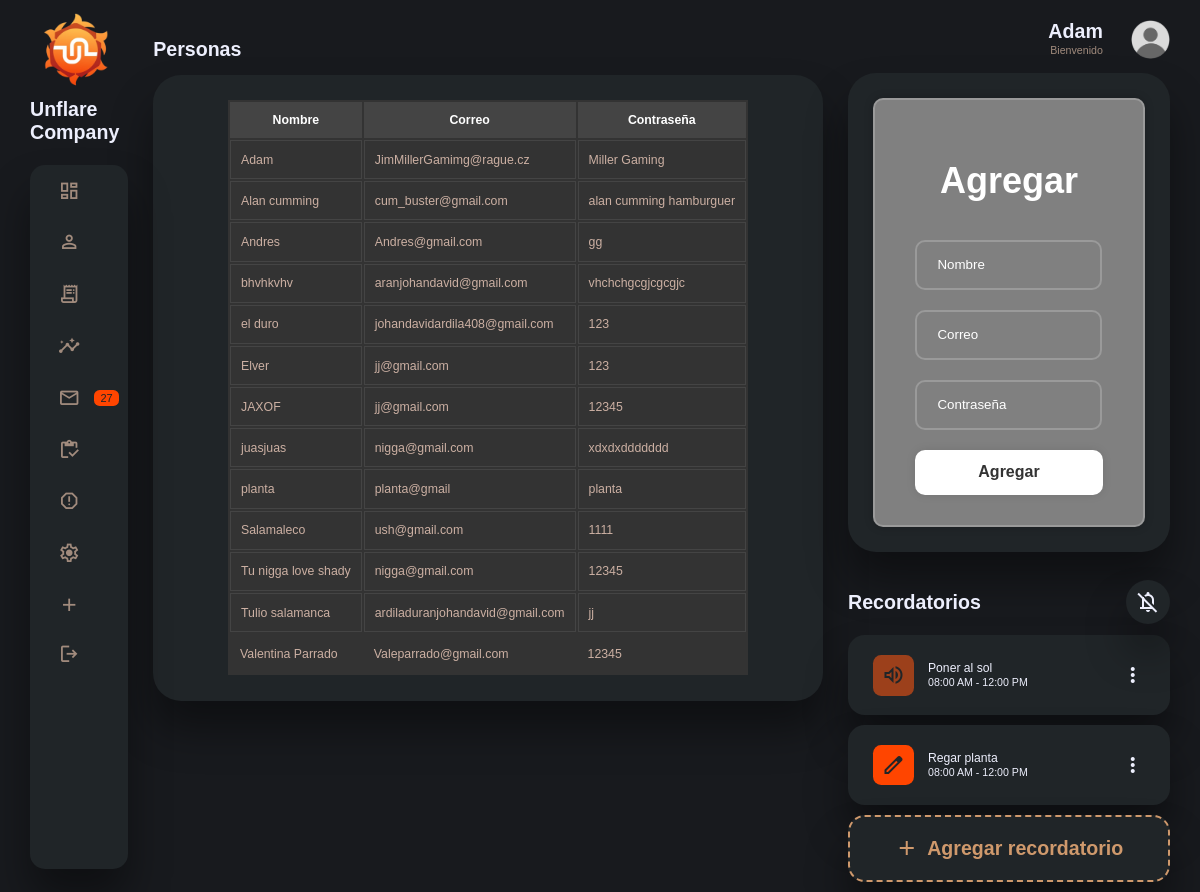
Screenshot of /3.php (signed in) with the database file from the repository.
### tables this page shows
CREATE TABLE `personal2` (
  `id` int(11) NOT NULL,
  `name` varchar(50) NOT NULL,
  `usuario` varchar(50) NOT NULL,
  `password` varchar(50) NOT NULL,
  `date` timestamp NOT NULL DEFAULT current_timestamp()
);

### 3.php (the view, shortened to what this page needs)
<?php
 $nombre = $_SESSION['name'];
  include("db.php");
 $servidor  = "localhost";
 $usuario = "root";
 $clave = "";
 $basededatos = "unflare";
 $enlace = mysqli_connect($servidor, $usuario, $clave, $basededatos);
 ?>
  <!DOCTYPE html>
 <html lang="en">
 <head>
     <link rel="stylesheet" href="dashboard/styles-dashboard.css">
 </head>
 <body class="dark-mode-variables">
     <div class="container">
         <aside>
             <div class="toggle-dashboard">
                 <div class="logo-dashboard">
                      <img src="img/Unlare-logo.ico">
                      <h2 class="tilt-neon">Unflare Company</h2>
                 </div>
             </div>
              <div class="sidebar">
                 <a href="home.php#">
                     <span class="material-symbols-outlined">
                         </span>
                 </a>
                 <a href="1.php">
                     <span class="material-symbols-outlined">
                         </span>
                 </a>
                 <a href="2.php">
                     <span class="material-symbols-outlined">
                         </span>
                 </a>
                 <a href="3.php">
                     <span class="material-symbols-outlined">
                         </span>
                 </a>
                 <a href="4.php">
                     <span class="material-symbols-outlined">
                         </span>
                         <span class="message-count"> 27</span>
                 </a>
                 <a href="5.php">
                     <span class="material-symbols-outlined">
                         </span>
                 </a>
                 <a href="#">
                     <span class="material-symbols-outlined">
                         </span>
                 </a>
                 <a href="#">
                     <span class="material-symbols-outlined">
                         </span>
                 </a>
                 <a href="index2.php">
                     <span class="material-symbols-outlined">
                         </span>
                 </a>
                 <a href="index.php">
                     <span class="material-symbols-outlined">
                         </span>
                 </a>
              </div>
         </aside>
         <main>
 <div class="new-users">
     <h2>Personas</h2>
     <div class="user-list">
         <div style="max-height: 650px; overflow-y: auto;">
             <table class="dark-mode" style="gap:10px; width: 100%;">
                 <thead>
                     <tr>
                         <th>Nombre</th>
                         <th>Correo</th>
                         <th>Contraseña</th>
                     </tr>
                 </thead>
                 <tbody>
                     <?php
                         $query = "SELECT * FROM personal2";
                         $resultado = mysqli_query($enlace, $query);
                         while ($row = $resultado->fetch_assoc()) {
                           ?>
                             <tr>
                                 <td><?php echo $row['name'];?></td>
                                 <td><?php echo $row['usuario'];?></td>
                                 <td><?php echo $row['password'];?></td>
                             </tr>
                             <?php
                         }
                    ?>
                 </tbody>
             </table>
         </div>
     </div>
 </div>
         </main>
         <div class="right-section">
             <div class="nav">
                 <div class="profile">
                     <div class="info">
                     <h2><?php echo $nombre; ?></h2>
                         <small class="text-muted">Bienvenido</small>
                     </div>
                     <div class="profile-photo">
                         <img src="img/Dashboard/profile-1.png">
                     </div>
                 </div>
             </div>
             <div class="user-profile">
             <div class="wrapper">
         <form class="form2" name="Nature-future" action="save_task.php" method="post">
             <h1>Agregar</h1>
             <div class="input-box">
                 <input type="text" name="name" id="name" placeholder="Nombre" required>
             </div>
             <div class="input-box">
                 <input type="email" name="email" id="Email" placeholder="Correo" required>
             </div>
             <div class="input-box">
                 <input type="password" name="password" id="password" placeholder="Contraseña" required>
             </div>
             <button type="submit" name="save_task" value="enviar" class="btn">Agregar</button>
         </form>
     </div>
 </div>
 <div class="reminders">
                 <div class="header">
                     <h2>Recordatorios</h2>
                     <span class="material-symbols-outlined">
                           </span>
                 </div>
                 <div class="notification">
                     <div class="icon">
                     <span class="material-symbols-outlined">
                            </span>
                     </div>
                     <div class="content">
                         <div class="info">
                             <h3>Poner al sol</h3>
                             <small class="text_muted">
                                 08:00 AM - 12:00 PM
                             </small>
                         </div>
                         <span class="material-symbols-outlined">
                              </span>
                     </div>
                 </div>
                 <div class="notification deactive">
                     <div class="icon">
                     <span class="material-symbols-outlined">
                                   </span>
                     </div>
                     <div class="content">
                         <div class="info">
                             <h3>Regar planta</h3>
                             <small class="text_muted">
                                 08:00 AM - 12:00 PM
                             </small>
                         </div>
                         <span class="material-symbols-outlined">
                              </span>
                     </div>
                 </div>
                 <div class="notification add-reminder">
                     <div>
                     <span class="material-symbols-outlined">
                           </span>
                         <h2>Agregar recordatorio</h2>
                     </div>
                 </div>
             </div>
         </div>
     </div>
 </body>
 </html>

### 3.php (style rules this page uses)
.wrapper { width: 420px; background: grey; border: 2px solid rgba(255, 255, 255, .2); backdrop-filter: blur(20px); box-shadow: 0 0 10px rgba(0, 0, 0, .2); color: #fff; border-radius: 10px; padding: 30px 40px; }
.wrapper h1 { width: 100%; height: 50px; font-size: 36px; text-align: center; margin: 30px 0; }
.wrapper .input-box { width: calc(100% - 0.5px); height: 50px; background: transparent; margin-bottom: 20px; position: relative; border-radius: 10px; }
.input-box input { width: calc(100% - 0.5px); height: 100%; background: transparent; border: none; outline: none; border: 2px solid rgba(255, 255, 255, .2); border-radius: 10px; padding-left: 20px; padding-right: 50px; }
.input-box input::placeholder { color: #fff; }
.input-box { position: relative; }
.wrapper .btn { width: 100%; height: 45px; background: #fff; border: none; outline: none; border-radius: 10px; box-shadow: 0 0 10px rgba(0, 0, 0, .1); cursor: pointer; font-size: 16px; color: #333; font-weight: 600; }

### rows the page displays
personal2: name "Adam", usuario "JimMillerGamimg@rague.cz", password "Miller Gaming"
personal2: name "Alan cumming", usuario "cum_buster@gmail.com", password "alan cumming hamburguer"
personal2: name "Andres", usuario "Andres@gmail.com", password "gg"
personal2: name "bhvhkvhv", usuario "aranjohandavid@gmail.com", password "vhchchgcgjcgcgjc"
personal2: name "el duro", usuario "johandavidardila408@gmail.com", password "123"
personal2: name "Elver", usuario "jj@gmail.com", password "123"
personal2: name "JAXOF", usuario "jj@gmail.com", password "12345"
personal2: name "juasjuas", usuario "nigga@gmail.com", password "xdxdxddddddd"
personal2: name "planta", usuario "planta@gmail", password "planta"
personal2: name "Salamaleco", usuario "ush@gmail.com", password "1111"
personal2: name "Tu nigga love shady", usuario "nigga@gmail.com", password "12345"
personal2: name "Tulio salamanca", usuario "ardiladuranjohandavid@gmail.com", password "jj"
personal2: name "Valentina Parrado", usuario "Valeparrado@gmail.com", password "12345"

### other values shown
$nombre "Adam"
